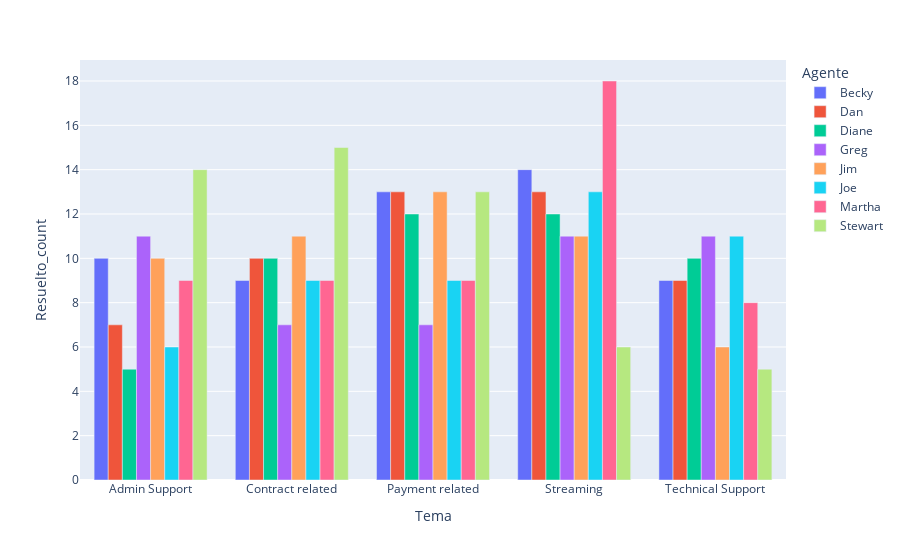

The notebook cell this image was saved under:
### Code cell
df_agente=df_.groupby(['Agente','Tema','Resuelto']).size().reset_index(name='Resuelto_count')
df=df_agente.loc[df_agente['Resuelto']=='Y']
df2=df_agente.loc[df_agente['Resuelto']=='N']
fig=px.bar(df2,x='Tema',y='Resuelto_count',color='Agente',barmode='group')
fig

### Figure 1 — Plotly figure (JSON) as saved in the notebook; plotly's stock layout.template omitted (floating-point values rounded to 4 significant figures)
{"data": [{"alignmentgroup": "True", "hovertemplate": "Agente=Becky<br>Tema=%{x}<br>Resuelto_count=%{y}<extra></extra>", "legendgroup": "Becky", "marker": {"color": "#636efa", "pattern": {"shape": ""}}, "name": "Becky", "offsetgroup": "Becky", "orientation": "v", "showlegend": true, "textposition": "auto", "type": "bar", "x": ["Admin Support", "Contract related", "Payment related", "Streaming", "Technical Support"], "xaxis": "x", "y": [10, 9, 13, 14, 9], "yaxis": "y"}, {"alignmentgroup": "True", "hovertemplate": "Agente=Dan<br>Tema=%{x}<br>Resuelto_count=%{y}<extra></extra>", "legendgroup": "Dan", "marker": {"color": "#EF553B", "pattern": {"shape": ""}}, "name": "Dan", "offsetgroup": "Dan", "orientation": "v", "showlegend": true, "textposition": "auto", "type": "bar", "x": ["Admin Support", "Contract related", "Payment related", "Streaming", "Technical Support"], "xaxis": "x", "y": [7, 10, 13, 13, 9], "yaxis": "y"}, {"alignmentgroup": "True", "hovertemplate": "Agente=Diane<br>Tema=%{x}<br>Resuelto_count=%{y}<extra></extra>", "legendgroup": "Diane", "marker": {"color": "#00cc96", "pattern": {"shape": ""}}, "name": "Diane", "offsetgroup": "Diane", "orientation": "v", "showlegend": true, "textposition": "auto", "type": "bar", "x": ["Admin Support", "Contract related", "Payment related", "Streaming", "Technical Support"], "xaxis": "x", "y": [5, 10, 12, 12, 10], "yaxis": "y"}, {"alignmentgroup": "True", "hovertemplate": "Agente=Greg<br>Tema=%{x}<br>Resuelto_count=%{y}<extra></extra>", "legendgroup": "Greg", "marker": {"color": "#ab63fa", "pattern": {"shape": ""}}, "name": "Greg", "offsetgroup": "Greg", "orientation": "v", "showlegend": true, "textposition": "auto", "type": "bar", "x": ["Admin Support", "Contract related", "Payment related", "Streaming", "Technical Support"], "xaxis": "x", "y": [11, 7, 7, 11, 11], "yaxis": "y"}, {"alignmentgroup": "True", "hovertemplate": "Agente=Jim<br>Tema=%{x}<br>Resuelto_count=%{y}<extra></extra>", "legendgroup": "Jim", "marker": {"color": "#FFA15A", "pattern": {"shape": ""}}, "name": "Jim", "offsetgroup": "Jim", "orientation": "v", "showlegend": true, "textposition": "auto", "type": "bar", "x": ["Admin Support", "Contract related", "Payment related", "Streaming", "Technical Support"], "xaxis": "x", "y": [10, 11, 13, 11, 6], "yaxis": "y"}, {"alignmentgroup": "True", "hovertemplate": "Agente=Joe<br>Tema=%{x}<br>Resuelto_count=%{y}<extra></extra>", "legendgroup": "Joe", "marker": {"color": "#19d3f3", "pattern": {"shape": ""}}, "name": "Joe", "offsetgroup": "Joe", "orientation": "v", "showlegend": true, "textposition": "auto", "type": "bar", "x": ["Admin Support", "Contract related", "Payment related", "Streaming", "Technical Support"], "xaxis": "x", "y": [6, 9, 9, 13, 11], "yaxis": "y"}, {"alignmentgroup": "True", "hovertemplate": "Agente=Martha<br>Tema=%{x}<br>Resuelto_count=%{y}<extra></extra>", "legendgroup": "Martha", "marker": {"color": "#FF6692", "pattern": {"shape": ""}}, "name": "Martha", "offsetgroup": "Martha", "orientation": "v", "showlegend": true, "textposition": "auto", "type": "bar", "x": ["Admin Support", "Contract related", "Payment related", "Streaming", "Technical Support"], "xaxis": "x", "y": [9, 9, 9, 18, 8], "yaxis": "y"}, {"alignmentgroup": "True", "hovertemplate": "Agente=Stewart<br>Tema=%{x}<br>Resuelto_count=%{y}<extra></extra>", "legendgroup": "Stewart", "marker": {"color": "#B6E880", "pattern": {"shape": ""}}, "name": "Stewart", "offsetgroup": "Stewart", "orientation": "v", "showlegend": true, "textposition": "auto", "type": "bar", "x": ["Admin Support", "Contract related", "Payment related", "Streaming", "Technical Support"], "xaxis": "x", "y": [14, 15, 13, 6, 5], "yaxis": "y"}], "layout": {"barmode": "group", "legend": {"title": {"text": "Agente"}, "tracegroupgap": 0}, "margin": {"t": 60}, "xaxis": {"anchor": "y", "domain": [0, 1], "title": {"text": "Tema"}}, "yaxis": {"anchor": "x", "domain": [0, 1], "title": {"text": "Resuelto_count"}}}}
